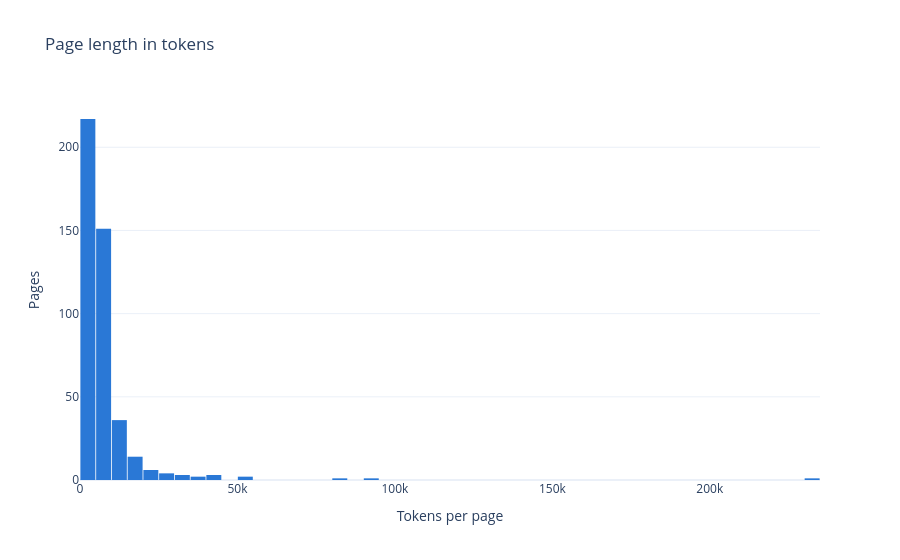

Notebook source saved alongside this figure:
### Code cell
figure = px.histogram(
    all_documents,
    x="token_count",
    nbins=60,
    log_x=False,
    title="Page length in tokens",
    color_discrete_sequence=["#2a78d6"],
    template="plotly_white",
)
figure.update_layout(bargap=0.05, xaxis_title="Tokens per page", yaxis_title="Pages")
figure.show()

### Figure 1 — Plotly figure (JSON) as saved in the notebook; plotly's stock layout.template omitted (floating-point values rounded to 4 significant figures; data arrays with more than 128 entries replaced by an {"elided": "..."} marker saying what was removed)
{"data": [{"bingroup": "x", "hovertemplate": "token_count=%{x}<br>count=%{y}<extra></extra>", "legendgroup": "", "marker": {"color": "#2a78d6", "pattern": {"shape": ""}}, "name": "", "nbinsx": 60, "orientation": "v", "showlegend": false, "type": "histogram", "x": {"elided": "441 int values"}, "xaxis": "x", "yaxis": "y"}], "layout": {"bargap": 0.05, "barmode": "relative", "legend": {"tracegroupgap": 0}, "title": {"text": "Page length in tokens"}, "xaxis": {"anchor": "y", "domain": [0, 1], "title": {"text": "Tokens per page"}}, "yaxis": {"anchor": "x", "domain": [0, 1], "title": {"text": "Pages"}}}}
